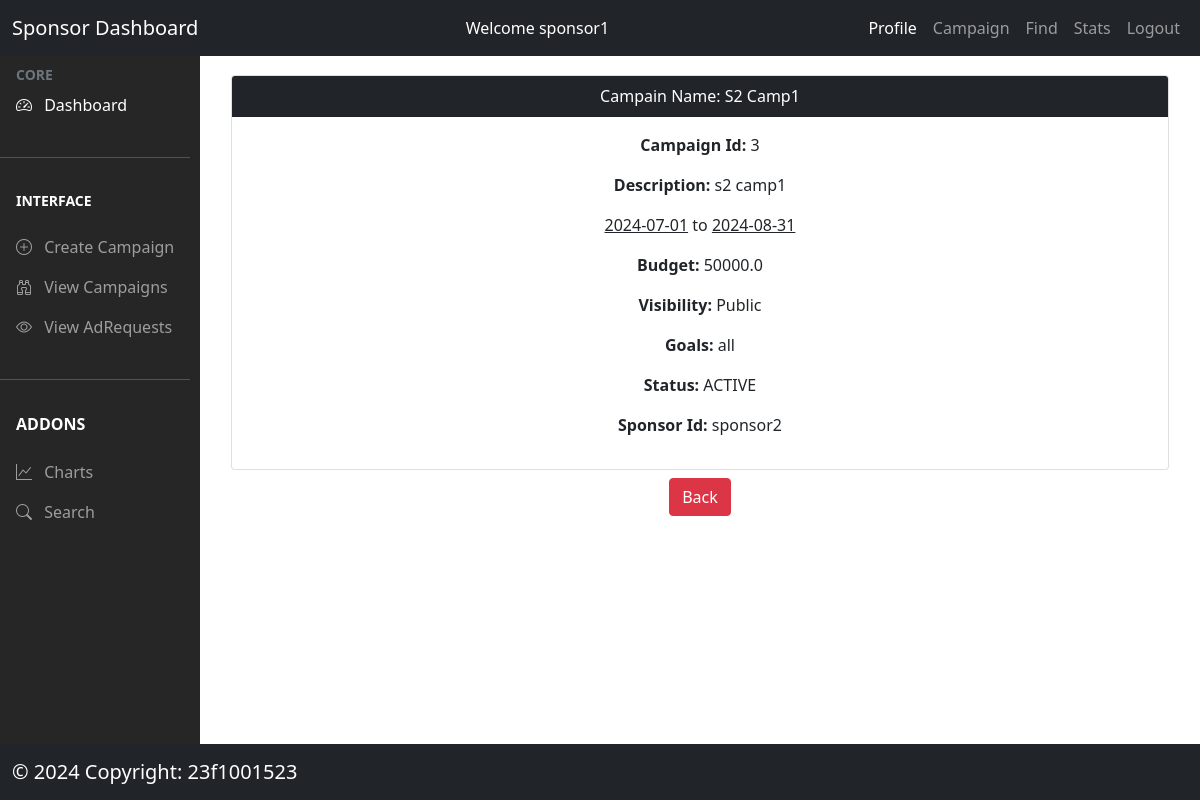
The page /sponsor/campaign/table/3 (signed in) on the database as committed earlier.
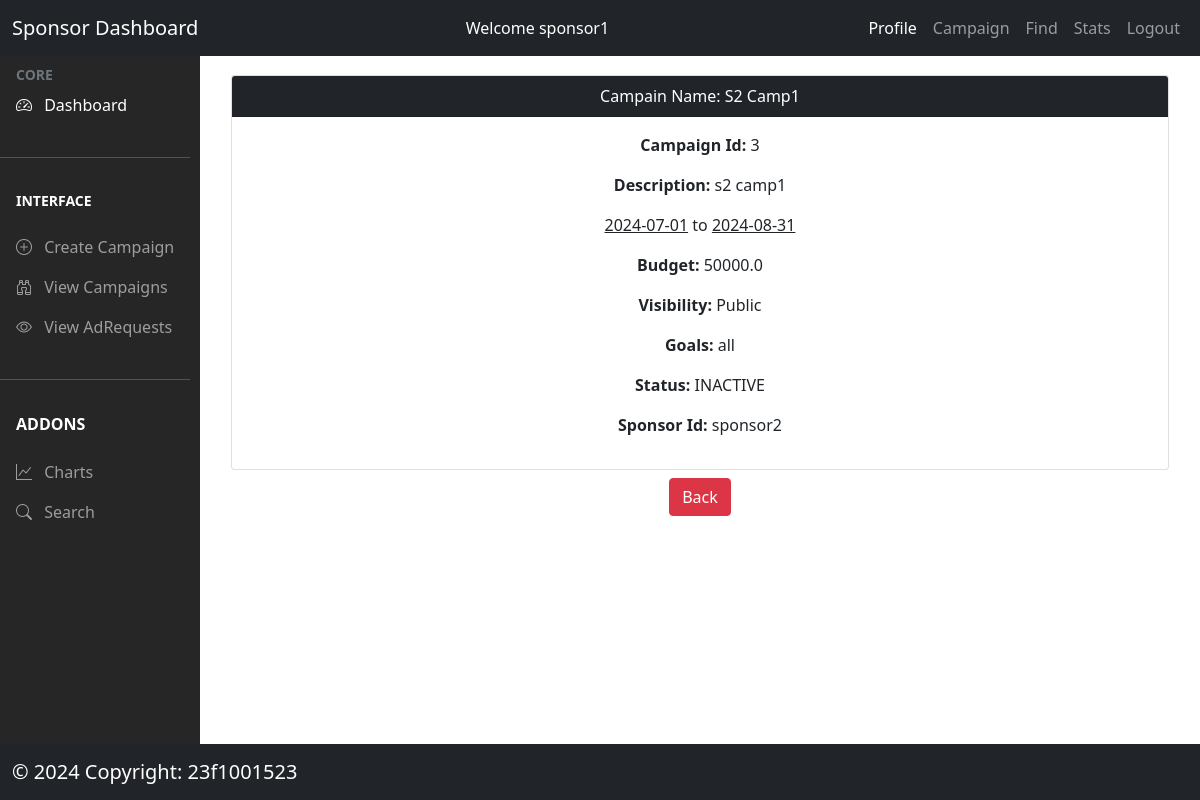
The same page on the database as committed later.
### models/model.py (models this page shows, shortened)
class Campaign(db.Model):
  __tablename__ = 'campaigns'
  campaign_id = db.Column(db.Integer, autoincrement=True, primary_key=True)
  name = db.Column(db.String(200), nullable=False)
  description = db.Column(db.String(500), nullable=False)
  start_date = db.Column(db.String(200), nullable=False)
  end_date = db.Column(db.String(200), nullable=False)
  budget = db.Column(db.Float, nullable=False)
  visibility = db.Column(db.String(200), nullable=False)
  goals = db.Column(db.String(200), nullable=False)
  status = db.Column(db.String(200), nullable=False)  #active or inactive
  sponsor_id = db.Column(db.String(200),
                         db.ForeignKey("sponsors.sponsor_id"),
                         nullable=False)
  adrequests = db.relationship("AdRequest", backref="campaign", lazy=True)
  create_date = db.Column(db.DateTime, default=datetime.now(timezone.utc))
  expiry = db.Column(db.String(100), nullable=False)  # campaign expiry date

### controllers/sponsor.py (the view)
@app.route('/sponsor/campaign/table/<id>')
@login_required_sponsor
def show_sponsor_details(id):
  try:
    campaigns = Campaign.query.filter_by(campaign_id=id).all()
    return render_template('/sponsor/sponsor_campaign_table.html',
                          campaigns=campaigns)
  except:
    flash(fatalerror)

### controllers/usermanager.py (called while the page is built)
def login_required_sponsor(func):
  @wraps(func)
  def wrapper_sponsor(*args, **kwargs):
    if session.get('loggedin') is None or session['user_type'] != 'sponsor':
      flash('You need to login first')
      return redirect(url_for('login'))
    return func(*args, **kwargs)
  return wrapper_sponsor

### templates/sponsor/sponsor_campaign_table.html (shortened to what this page needs)
{% extends '/sponsor/sponsor_dashboard.html' %}
{% block content %}
<div class='container'>
  <div class="row text-center ">
    {% if campaigns %}
    {% for campaign in campaigns %}
    <div class="col m-3 mb-2">
      <div class="card">
        <div class="card-header bg-dark text-white">
          Campain Name: {{campaign.name}}
        </div>
        <div class="card-body">
          <p><b>Campaign Id:</b> {{ campaign.campaign_id }}</p>
          <p><b>Description:</b> {{ campaign.description }}</p>
           <p><u>{{ campaign.start_date }}</u> to <u>{{ campaign.end_date }}</u></p>
           <p><b>Budget:</b> {{campaign.budget}}</p>
          <p><b>Visibility:</b> {{campaign.visibility}}</p>
          <p><b>Goals:</b> {{campaign.goals}}</p>
          <p><b>Status:</b> {{campaign.status}}</p>
          <p><b>Sponsor Id:</b> {{campaign.sponsor_id}}</p>
        </div>
      </div>
      {% endfor %}
      {% endif %}
    </div>
  </div>
<div class='text-center'>
<td><a type="button" href='/sponsor/campaign/show' class="btn btn-danger text-white text-center ml-5">Back</a></td>
  </div>
{% endblock %}

Rows that differ between the two databases and show on the page:
changed Campaign "S2 Camp1": status "ACTIVE" → "INACTIVE"
